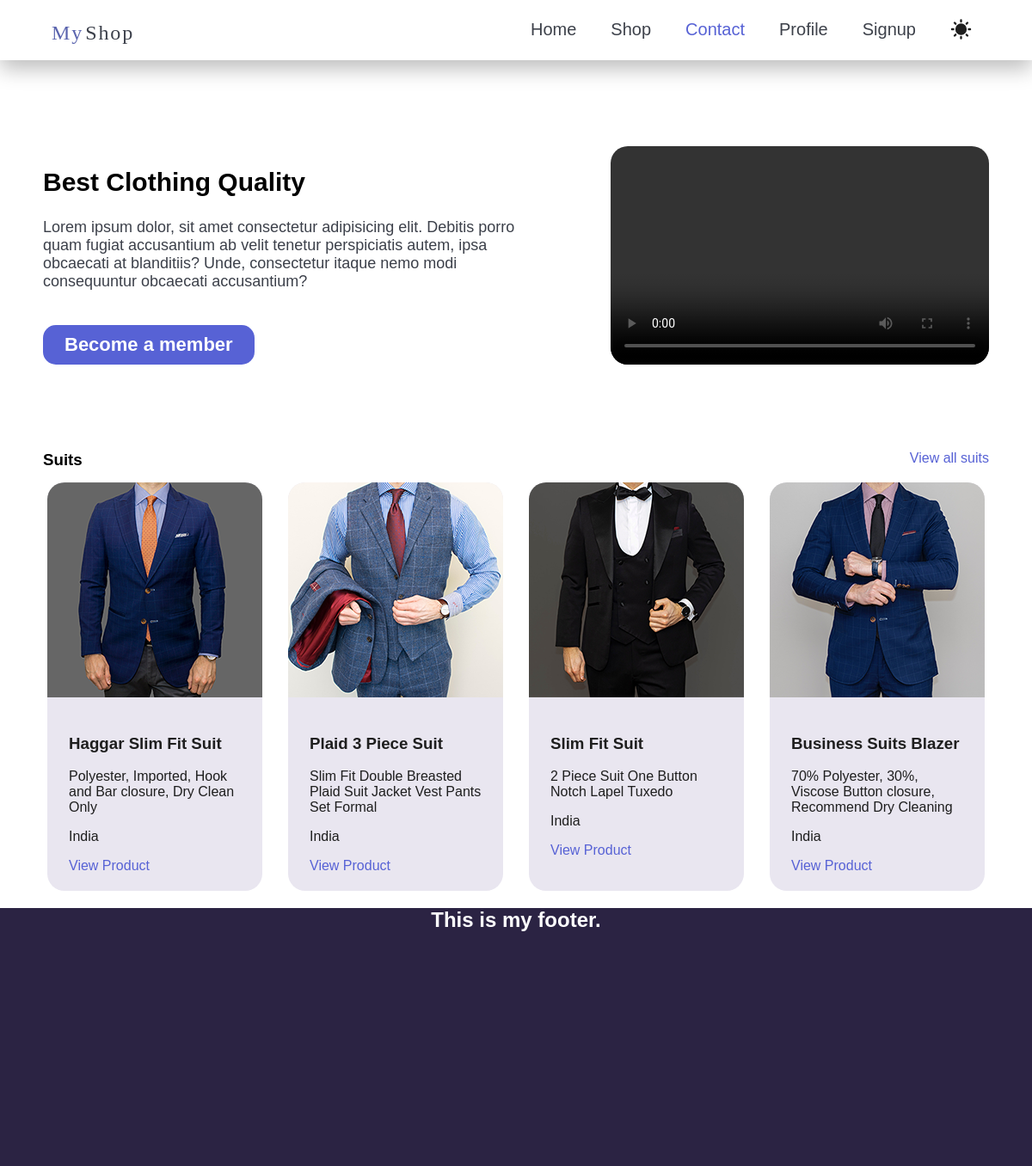
The page / on the database its author committed.
### products/models.py (models this page shows, shortened)
class Product(models.Model):
    title = models.CharField(max_length= 70)
    description = models.TextField()
    category = models.ManyToManyField(Category)
    image = models.ImageField(blank= True, upload_to='product-img')
    brand = models.ForeignKey(Brand, on_delete=models.CASCADE, null=True,related_name="products")
    price = models.PositiveIntegerField()
    slug = models.SlugField(blank=True)
    is_bestseller = models.BooleanField(default=False)
    suggestions = models.ManyToManyField('self')

class Brand(models.Model):
    title = models.CharField(max_length= 70)
    logo = models.ImageField()
    address = models.OneToOneField(Address, on_delete=models.CASCADE,null=True)

class Address(models.Model):
    street = models.CharField(max_length=100)
    zipcode = models.PositiveIntegerField()
    city = models.CharField(max_length=20, blank=True)
    country = models.CharField(max_length=20)

### products/views.py (the view)
# urls.py: path('', views.index, name="home"),
def index(request):
    user = "pouya"
    products_numb = 7
    products = Product.objects.all().order_by('id')[:4]
    return render(request, "products/home.html",{
        "name":user,
        "product_numb": products_numb,
        "products": products,
    })

### products/templates/products/home.html (shortened to what this page needs)
{% extends "base.html" %}
{% load static %}
{% block css %}{% static "products/style.css" %}{% endblock %}
{% block body %}
    {% include "includes/nav.html" %}
    <section id="intro">
        <div style="width: 50%;">
            <h1>Best Clothing Quality</h1>
            <p>Lorem ipsum dolor, sit amet consectetur adipisicing elit. Debitis porro quam fugiat accusantium ab velit tenetur perspiciatis autem, ipsa obcaecati at blanditiis? Unde, consectetur itaque nemo modi consequuntur obcaecati accusantium?</p>
            <a onclick="hideNav()">Become a member</a>
        </div>
        <video controls>
            <source src="{% static "products/vid/intro-video.mp4" %}">
        </video>
    </section>
    <div class="product-nav">
        <h3>Suits</h3>
        <a href="{% url "productcat" "dresses" %}">View all suits</a>
    </div>
    <main id="products-intro">
        {% for product in products %}
            <div class="product-card">
                <img src="{{ product.image.url }}" class="product-img">
                <div style="padding:20px 25px">
                    <h3>{{product.title}}</h3>
                    <p>{{product.description}}</p>
                    {% if product.brand %}
                        <p>{{product.brand.address.country}}</p>
                    {% endif %}
                    <a href="{% url "product_page" product.brand.title product.slug %}">View Product</a>
                </div>
            </div>
        {% endfor %}
    </main>
    <footer>
        <h2>This is my footer.</h2>
    </footer>
{% endblock %}

### templates/base.html (shortened to what this page needs)
{% load static %}
<!DOCTYPE html>
<html lang="en">
<head>
    <link rel="stylesheet" href="{% block css %}{% endblock %}">
</head>
<body>
    {% block body %}{% endblock %}
</body>
</html>

### templates/includes/nav.html (shortened to what this page needs)
{% load static %}
<header>
    <img src="{% static "img/brand-logo.svg" %}" width="100" alt="myshop logo">
    <nav class="main-nav">
        <a href="{% url "home" %}">Home</a>
        <a href="shop.html">Shop</a>
        <a href="contact.html" id="selected">Contact</a>
        <a href="profile.html">Profile</a>
        <a href="{% url "signup" %}">Signup</a>
    </nav>
</header>

### products/static/products/style.css (style rules this page uses)
body { font-family: Arial, Helvetica, sans-serif; margin: 0; }
header { display: flex; padding: 0 5%; justify-content: space-between; background-color: white; box-shadow: 0px 10px 25px #00000043; height: 70px; }
header img { padding-top: 12px; }
.main-nav { padding: 10px; display: flex; column-gap: 40px; padding-top: 18px; }
.main-nav a { font-size: 20px; color: #3d414a; text-decoration: none; transition-duration: 0.3s; padding-top: 5px; }
#selected { color: #5762D5; }
#sun-icon { transform: translateY(-5px); }
#intro { display: flex; width: 1100px; margin: 100px auto; justify-content: space-between; }
#intro h1 { font-size: 30px; }
#intro p { font-size: 18px; margin-bottom: 40px; color: #3C404A; }
#intro a { background-color: #5762D5; color: white; padding: 10px 25px; font-size: 22px; font-weight: bold; border-radius: 15px; transition-duration: 0.3s; display: block; width: fit-content; animation: slide-up 1s; }
video { width: 40%; border-radius: 20px; }
.product-nav { display: flex; justify-content:space-between; width: 1100px; margin: 15px auto; }
.product-nav h3 { margin: 0; }
.product-nav a, main a { color: #5762D5; text-decoration: none; transition-duration: 0.3s; }
#products-intro { display: flex; flex-wrap: wrap; justify-content: center; width: 1100px; margin: auto; gap: 30px 30px; }
.product-card { background-color: #e9e6f0; color: #1E1E1E; border-radius: 20px; width: 250px; }
.product-img { border-radius: 20px 20px 0 0; transition-duration: 0.3s; }
footer { background-color: #2B2343; height: 300px; width: 100%; color: white; text-align: center; }

### rows shown on the page
Product: image (picture), title "Haggar Slim Fit Suit", description "Polyester, Imported, Hook and Bar closure, Dry Clean Only", brand.address.country "India"
Product: image (picture), title "Plaid 3 Piece Suit", description "Slim Fit Double Breasted Plaid Suit Jacket Vest Pants Set Formal", brand.address.country "India"
Product: image (picture), title "Slim Fit Suit", description "2 Piece Suit One Button Notch Lapel Tuxedo", brand.address.country "India"
Product: image (picture), title "Business Suits Blazer", description "70% Polyester, 30%, Viscose Button closure, Recommend Dry Cleaning", brand.address.country "India"
